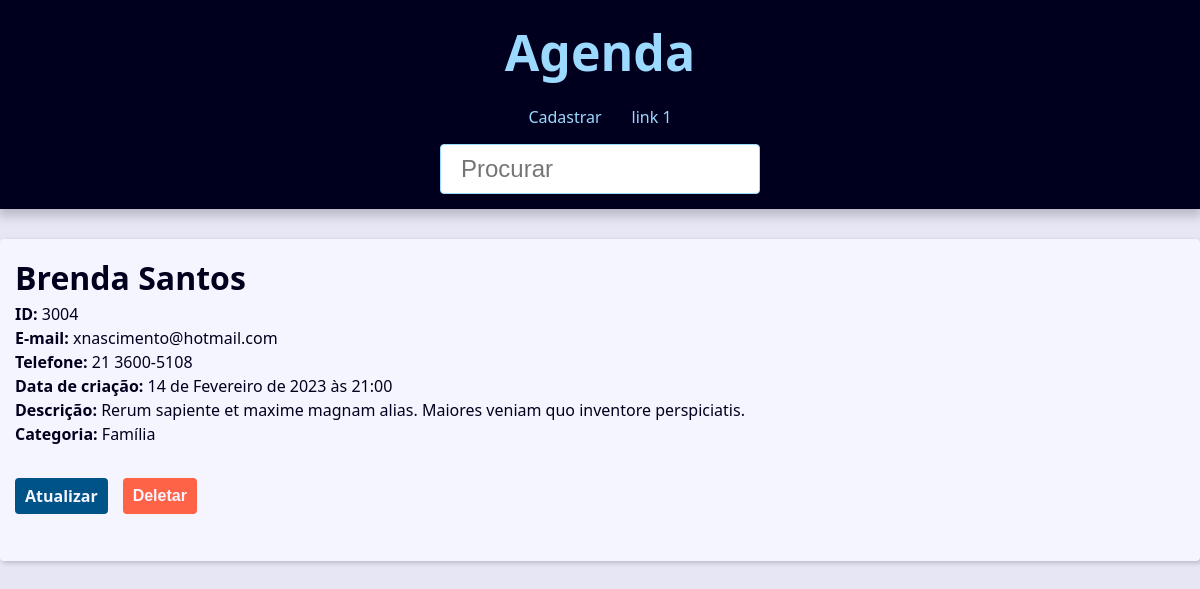
Page /contato/3004/detalhe/ on the earlier database version.
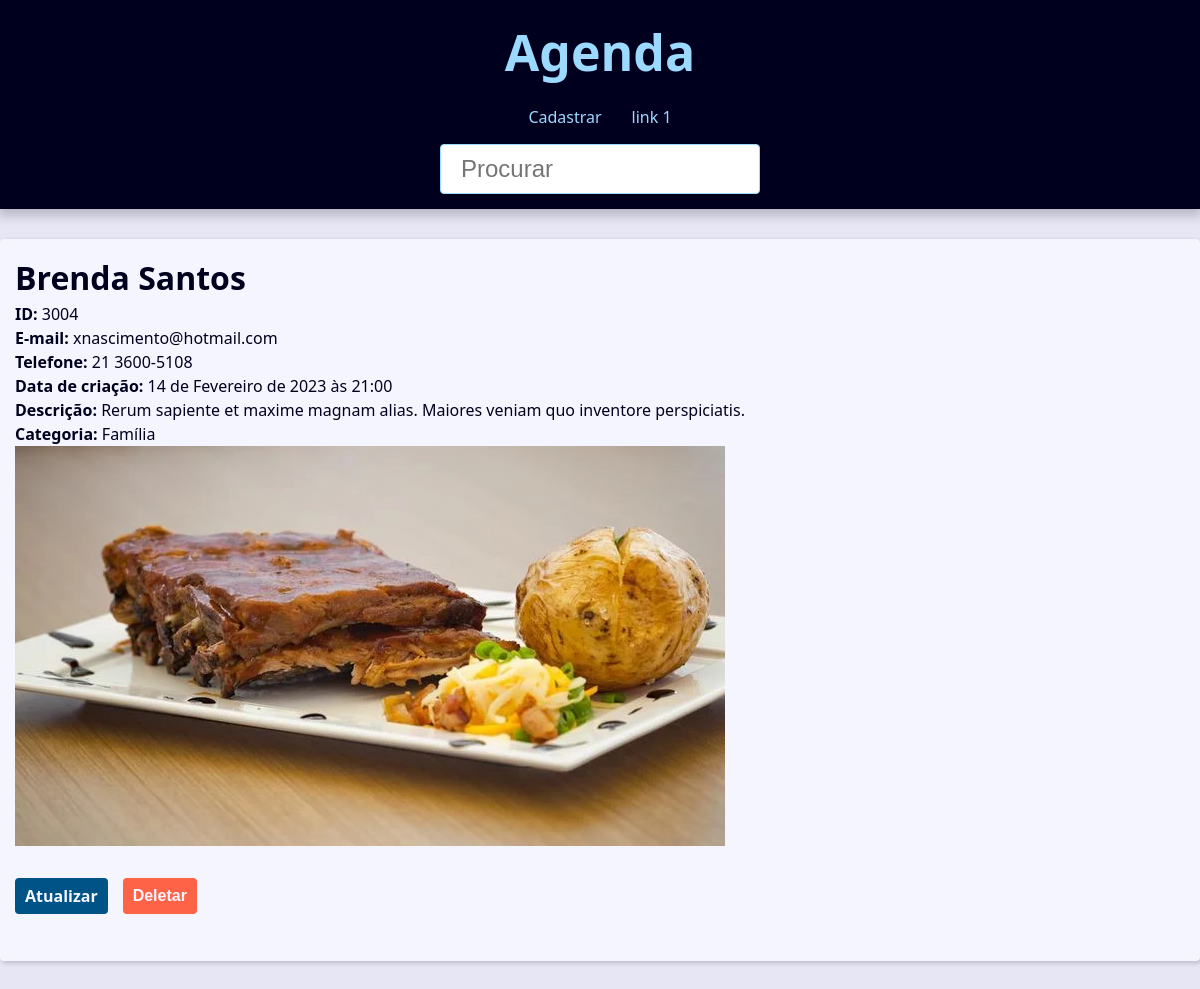
Same page on the later database version.
### contato/models.py (models this page shows, shortened)
class Contato(models.Model):
    primeiro_nome = models.CharField(verbose_name='Nome', max_length=100)
    segundo_nome = models.CharField(max_length=150, verbose_name='Sobrenome')
    telefone = models.CharField(max_length=50)
    email = models.EmailField(max_length=256, blank=True)
    data_criacao = models.DateTimeField(default=timezone.now)
    descricao = models.TextField(blank=True)
    visivel = models.BooleanField(default=True)
    imagem = models.ImageField(blank=True, upload_to='imagens/%Y/%m/')
    categoria = models.ForeignKey(Categoria,
                                  on_delete=models.SET_NULL,
                                  blank=True, null=True)
    owner = models.ForeignKey(
        User,
        on_delete=models.SET_NULL,
        blank=True, null=True
    )

class Categoria(models.Model):
    class Meta:
        verbose_name = 'Categoria'
        verbose_name_plural = 'Categorias'
    nome = models.CharField(max_length=125)

### contato/views/contato_view.py (the view)
# urls.py: path('contato/<int:contato_id>/detalhe/', contato, name="contato"),
def contato(request, contato_id):
    contato = get_object_or_404(Contato, pk=contato_id, visivel=True)
    context = {
        'contato': contato,
        'site_titulo': f'{contato.primeiro_nome} {contato.segundo_nome}'
    }
    return render(request, 'contato/contato.html', context)

### contato/templates/contato/contato.html (shortened to what this page needs)
{% extends 'global/base.html' %}
{% block conteudo %}
    <div class="sigle-contact">
        <h1 class="sigle-contact-name">
            {{ contato.primeiro_nome }} {{ contato.segundo_nome }}
        </h1>
        <p><b>ID:</b> {{contato.id}}</p>
        <p><b>E-mail:</b> {{contato.email}}</p>
        <p><b>Telefone:</b> {{contato.telefone}}</p>
        <p><b>Data de criação:</b> {{contato.data_criacao}}</p>
        <p><b>Descrição:</b> {{contato.descricao}}</p>
        <p><b>Categoria:</b> {{contato.categoria.nome}}</p>
        {% if contato.imagem %}
            <p>
                <img src="{{ contato.imagem.url }}" alt="{{ 'contato.primeiro_nome' }} {{ 'contato.segundo_nome' }}">
            </p>
        {% endif %}
        <div class="contact-links">
            <a class="btn btn-link" href="{% url 'contato:atualizacao' contato.pk%}">Atualizar</a>
            <form action=" {% url 'contato:deletar' contato.id %} " method="POST">
                {% if confirmacao == 'nao'  %}
                    <input type="hidden" name="confirmacao" value="sim">
                    <button class="btn btn-link btn-delete " type="submit">Confirmar?</button>
                {% else %}
                    <button class="btn btn-link btn-delete " type="submit">Deletar</button>
                {% endif %}
            </form>
        </div>
    </div>
{% endblock conteudo %}

### base_templates/global/base.html (shortened to what this page needs)
<!DOCTYPE html>
{% load static %}
<html lang="pt-br">
<head>
    {% include "global/partials/head.html" %}
</head>
<body>
    {% include "global/partials/header.html" %}
    <main class="content">
        {% block conteudo %}{% endblock conteudo %}
    </main>
</body>
</html>

### base_templates/global/partials/head.html (shortened to what this page needs)
{% load static %}
<link rel="stylesheet" href=" {% static 'global/css/style.css' %} ">

### base_templates/global/partials/header.html
<header class="header">
    <h1 class="header-heading">
        <a class="header-link" href=" {% url 'contato:index' %}">Agenda</a>
    </h1>
    <nav class-="menu">
        <ul class="menu-list">
            <li class="menu-item">
                <a class="menu-link" href="{% url 'contato:criacao' %}">
                    Cadastrar
                </a>
            </li>
            <li class="menu-item">
                <a class="menu-link" href="">
                    link 1
                </a>
            </li>
        </ul>
    </nav>
    <div class="search">
        <form action="{% url 'contato:buscar' %}" method="get">
            <input
            class="search-input"
            type="search"
            name="q"
            id="procurar"
            placeholder="Procurar"
            value="{{ request.GET.q.strip}}">
        </form>
    </div>
</header>

### base_static/global/css/style.css (style rules this page uses)
:root { --spacing: 1.5rem; --link-dark-color: rgb(0, 83, 134); --link-light-color: rgb(156, 217, 255); --clr-white: rgb(245, 245, 255); --clr-black: rgb(0, 0, 30); --clr-light-gray: rgb(230, 230, 245); --clr-dark-shadow-5: rgba(0, 0, 10, 5%); --clr-dark-shadow-10: rgba(0, 0, 10, 10%); --clr-dark-shadow-20: rgba(0, 0, 10, 20%); --clr-light-shadow-5: rgba(200, 200, 255, 5%); --clr-light-shadow-10: rgba(200, 200, 255, 10%); --clr-light-shadow-20: rgba(200, 200, 255, 20%); --main-page-width: 120rem; --table-min-width: 60rem; --biggest-font-size: 5rem; --bigger-font-size: 4rem; --big-font-size: 3.2rem; --medium-font-size: 2.4rem; --small-font-size: 1.6rem; --smaller-font-size: 1.4rem; --smallest-font-size: 1.2rem; --transition-fast: 300ms; --transition-medium: 600ms; --transition-slow: 1s; --default-border-radius: 4px; }
*, *::before, *::after { margin: 0; padding: 0; box-sizing: border-box; }
html { font-size: 62.5%; }
body { font-family: system-ui, -apple-system, BlinkMacSystemFont, 'Segoe UI', Roboto, Oxygen, Ubuntu, Cantarell, 'Open Sans', 'Helvetica Neue', sans-serif; line-height: 1.5; font-size: var(--small-font-size); color: var(--clr-black); -webkit-font-smoothing: antialiased; background: var(--clr-light-gray); }
img, svg { display: block; max-width: 100%; }
.header { background: var(--clr-black); padding: var(--spacing); box-shadow: 0 5px 10px 2px var(--clr-dark-shadow-20); z-index: 1; position: relative; }
.header-heading { font-size: var(--biggest-font-size); text-align: center; }
.header-link { color: var(--link-light-color); text-decoration: none; transition: filter var(--transition-fast) ease-in-out; }
.menu-list { list-style: none; display: flex; justify-content: center; flex-flow: row wrap; }
.menu-link { display: block; padding: var(--spacing); color: var(--link-light-color); text-decoration: none; transition: background-color var(--transition-fast) ease-in-out; border-radius: var(--default-border-radius); }
.content { max-width: var(--main-page-width); margin: calc(var(--spacing) * 2) auto; padding: var(--spacing); background: var(--clr-white); box-shadow: 2px 2px 5px var(--clr-dark-shadow-20); border-radius: var(--default-border-radius); }
.search { display: flex; justify-content: center; }
.search-input { font-size: var(--medium-font-size); padding: 1rem 2rem; width: 100%; max-width: 32rem; border-radius: var(--default-border-radius); border: 1px solid var(--link-light-color); }
.btn { background-color: var(--link-dark-color); color: var(--clr-white); font-weight: bold; border: none; padding: 1rem 2rem; border-radius: var(--default-border-radius); cursor: pointer; transition: filter var(--transition-fast) ease-in-out; }
.contact-links { margin-block: calc(var(--small-font-size) * 2); display: flex; align-items: center; gap: 0 var(--spacing); }
.btn-link { font-size: var(--small-font-size); text-decoration: none; font-weight: bold; padding: 1rem; display: block; line-height: var(--small-font-size); }
.btn-delete { background: tomato; }

Differences in the rows shown:
changed Contato "Brenda": imagem: picture added
